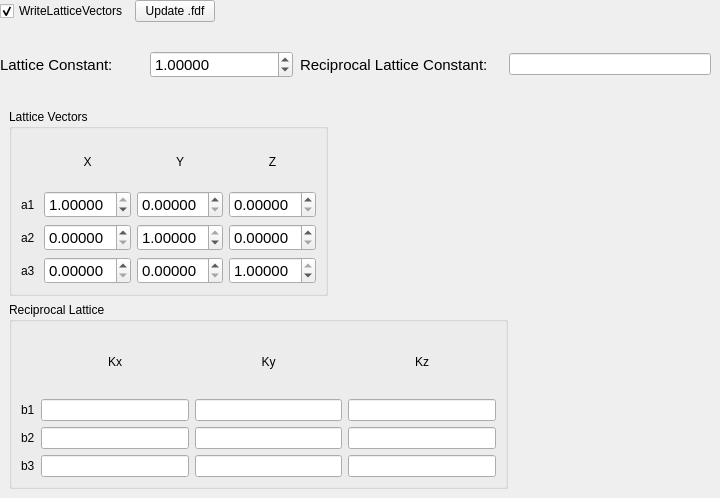
                <widget class="QWidget" name="tab_10">
                 <attribute name="title">
                  <string>Lattice</string>
                 </attribute>
                 <widget class="QGroupBox" name="groupBox_19">
                  <property name="geometry">
                   <rect>
                    <x>9</x>
                    <y>109</y>
                    <width>319</width>
                    <height>187</height>
                   </rect>
                  </property>
                  <property name="title">
                   <string>Lattice Vectors</string>
                  </property>
                  <layout class="QGridLayout" name="gridLayout_45">
                   <item row="0" column="2">
                    <widget class="QLabel" name="label_7">
                     <property name="text">
                      <string>Y</string>
                     </property>
                     <property name="alignment">
                      <set>Qt::AlignCenter</set>
                     </property>
                    </widget>
                   </item>
                   <item row="0" column="1">
                    <widget class="QLabel" name="label_6">
                     <property name="text">
                      <string>X</string>
                     </property>
                     <property name="alignment">
                      <set>Qt::AlignCenter</set>
                     </property>
                    </widget>
                   </item>
                   <item row="0" column="3">
                    <widget class="QLabel" name="label_8">
                     <property name="text">
                      <string>Z</string>
                     </property>
                     <property name="alignment">
                      <set>Qt::AlignCenter</set>
                     </property>
                    </widget>
                   </item>
                   <item row="1" column="0">
                    <widget class="QLabel" name="label_2">
                     <property name="sizePolicy">
                      <sizepolicy hsizetype="Minimum" vsizetype="Preferred">
                       <horstretch>0</horstretch>
                       <verstretch>0</verstretch>
                      </sizepolicy>
                     </property>
                     <property name="maximumSize">
                      <size>
                       <width>17</width>
                       <height>16777215</height>
                      </size>
                     </property>
                     <property name="text">
                      <string>a1</string>
                     </property>
                    </widget>
                   </item>
                   <item row="1" column="1">
                    <widget class="QDoubleSpinBox" name="LatticeVectorA1xSpin">
                     <property name="font">
                      <font>
                       <pointsize>11</pointsize>
                      </font>
                     </property>
                     <property name="decimals">
                      <number>5</number>
                     </property>
                     <property name="maximum">
                      <double>1.000000000000000</double>
                     </property>
                     <property name="singleStep">
                      <double>0.010000000000000</double>
                     </property>
                     <property name="value">
                      <double>1.000000000000000</double>
                     </property>
                    </widget>
                   </item>
                   <item row="1" column="2">
                    <widget class="QDoubleSpinBox" name="LatticeVectorA1ySpin">
                     <property name="font">
                      <font>
                       <pointsize>11</pointsize>
                      </font>
                     </property>
                     <property name="decimals">
                      <number>5</number>
                     </property>
                     <property name="maximum">
                      <double>1.000000000000000</double>
                     </property>
                     <property name="singleStep">
                      <double>0.010000000000000</double>
                     </property>
                    </widget>
                   </item>
                   <item row="1" column="3">
                    <widget class="QDoubleSpinBox" name="LatticeVectorA1zSpin">
                     <property name="font">
                      <font>
                       <pointsize>11</pointsize>
                      </font>
                     </property>
                     <property name="decimals">
                      <number>5</number>
                     </property>
                     <property name="maximum">
                      <double>1.000000000000000</double>
                     </property>
                     <property name="singleStep">
                      <double>0.010000000000000</double>
                     </property>
                    </widget>
                   </item>
                   <item row="2" column="0">
                    <widget class="QLabel" name="label_3">
                     <property name="sizePolicy">
                      <sizepolicy hsizetype="Minimum" vsizetype="Preferred">
                       <horstretch>0</horstretch>
                       <verstretch>0</verstretch>
                      </sizepolicy>
                     </property>
                     <property name="maximumSize">
                      <size>
                       <width>17</width>
                       <height>16777215</height>
                      </size>
                     </property>
                     <property name="text">
                      <string>a2</string>
                     </property>
                    </widget>
                   </item>
                   <item row="2" column="1">
                    <widget class="QDoubleSpinBox" name="LatticeVectorA2xSpin">
                     <property name="font">
                      <font>
                       <pointsize>11</pointsize>
                      </font>
                     </property>
                     <property name="decimals">
                      <number>5</number>
                     </property>
                     <property name="maximum">
                      <double>1.000000000000000</double>
                     </property>
                     <property name="singleStep">
                      <double>0.010000000000000</double>
                     </property>
                    </widget>
                   </item>
                   <item row="2" column="2">
                    <widget class="QDoubleSpinBox" name="LatticeVectorA2ySpin">
                     <property name="font">
                      <font>
                       <pointsize>11</pointsize>
                      </font>
                     </property>
                     <property name="decimals">
                      <number>5</number>
                     </property>
                     <property name="maximum">
                      <double>1.000000000000000</double>
                     </property>
                     <property name="singleStep">
                      <double>0.010000000000000</double>
                     </property>
                     <property name="value">
                      <double>1.000000000000000</double>
                     </property>
                    </widget>
                   </item>
                   <item row="2" column="3">
                    <widget class="QDoubleSpinBox" name="LatticeVectorA2zSpin">
                     <property name="font">
                      <font>
                       <pointsize>11</pointsize>
                      </font>
                     </property>
                     <property name="decimals">
                      <number>5</number>
                     </property>
                     <property name="maximum">
                      <double>1.000000000000000</double>
                     </property>
                     <property name="singleStep">
                      <double>0.010000000000000</double>
                     </property>
                    </widget>
                   </item>
                   <item row="3" column="0">
                    <widget class="QLabel" name="label_4">
                     <property name="sizePolicy">
                      <sizepolicy hsizetype="Minimum" vsizetype="Preferred">
                       <horstretch>0</horstretch>
                       <verstretch>0</verstretch>
                      </sizepolicy>
                     </property>
                     <property name="maximumSize">
                      <size>
                       <width>17</width>
                       <height>16777215</height>
                      </size>
                     </property>
                     <property name="text">
                      <string>a3</string>
                     </property>
                    </widget>
                   </item>
                   <item row="3" column="1">
                    <widget class="QDoubleSpinBox" name="LatticeVectorA3xSpin">
                     <property name="font">
                      <font>
                       <pointsize>11</pointsize>
                      </font>
                     </property>
                     <property name="decimals">
                      <number>5</number>
                     </property>
                     <property name="maximum">
                      <double>1.000000000000000</double>
                     </property>
                     <property name="singleStep">
                      <double>0.010000000000000</double>
                     </property>
                    </widget>
                   </item>
                   <item row="3" column="2">
                    <widget class="QDoubleSpinBox" name="LatticeVectorA3ySpin">
                     <property name="font">
                      <font>
                       <pointsize>11</pointsize>
                      </font>
                     </property>
                     <property name="decimals">
                      <number>5</number>
                     </property>
                     <property name="maximum">
                      <double>1.000000000000000</double>
                     </property>
                     <property name="singleStep">
                      <double>0.010000000000000</double>
                     </property>
                    </widget>
                   </item>
                   <item row="3" column="3">
                    <widget class="QDoubleSpinBox" name="LatticeVectorA3zSpin">
                     <property name="font">
                      <font>
                       <pointsize>11</pointsize>
                      </font>
                     </property>
                     <property name="decimals">
                      <number>5</number>
                     </property>
                     <property name="maximum">
                      <double>1.000000000000000</double>
                     </property>
                     <property name="singleStep">
                      <double>0.010000000000000</double>
                     </property>
                     <property name="value">
                      <double>1.000000000000000</double>
                     </property>
                    </widget>
                   </item>
                  </layout>
                 </widget>
                 <widget class="QGroupBox" name="groupBox_20">
                  <property name="geometry">
                   <rect>
                    <x>9</x>
                    <y>302</y>
                    <width>499</width>
                    <height>187</height>
                   </rect>
                  </property>
                  <property name="title">
                   <string>Reciprocal Lattice</string>
                  </property>
                  <layout class="QGridLayout" name="gridLayout_48">
                   <item row="0" column="1">
                    <widget class="QLabel" name="label_24">
                     <property name="text">
                      <string>Kx</string>
                     </property>
                     <property name="alignment">
                      <set>Qt::AlignCenter</set>
                     </property>
                    </widget>
                   </item>
                   <item row="0" column="2">
                    <widget class="QLabel" name="label_9">
                     <property name="text">
                      <string>Ky</string>
                     </property>
                     <property name="alignment">
                      <set>Qt::AlignCenter</set>
                     </property>
                    </widget>
                   </item>
                   <item row="0" column="3">
                    <widget class="QLabel" name="label_10">
                     <property name="text">
                      <string>Kz</string>
                     </property>
                     <property name="alignment">
                      <set>Qt::AlignCenter</set>
                     </property>
                    </widget>
                   </item>
                   <item row="1" column="0">
                    <widget class="QLabel" name="label_82">
                     <property name="sizePolicy">
                      <sizepolicy hsizetype="Minimum" vsizetype="Preferred">
                       <horstretch>0</horstretch>
                       <verstretch>0</verstretch>
                      </sizepolicy>
                     </property>
                     <property name="maximumSize">
                      <size>
                       <width>17</width>
                       <height>16777215</height>
                      </size>
                     </property>
                     <property name="text">
                      <string>b1</string>
                     </property>
                    </widget>
                   </item>
                   <item row="1" column="1">
                    <widget class="QLineEdit" name="ReciprocalLatticeVectorB1xEdit">
                     <property name="enabled">
                      <bool>true</bool>
                     </property>
                     <property name="readOnly">
                      <bool>true</bool>
                     </property>
                    </widget>
                   </item>
                   <item row="1" column="2">
                    <widget class="QLineEdit" name="ReciprocalLatticeVectorB1yEdit">
                     <property name="readOnly">
                      <bool>true</bool>
                     </property>
                    </widget>
                   </item>
                   <item row="1" column="3">
                    <widget class="QLineEdit" name="ReciprocalLatticeVectorB1zEdit">
                     <property name="readOnly">
                      <bool>true</bool>
                     </property>
                    </widget>
                   </item>
                   <item row="2" column="0">
                    <widget class="QLabel" name="label_83">
                     <property name="sizePolicy">
                      <sizepolicy hsizetype="Minimum" vsizetype="Preferred">
                       <horstretch>0</horstretch>
                       <verstretch>0</verstretch>
                      </sizepolicy>
                     </property>
                     <property name="maximumSize">
                      <size>
                       <width>17</width>
                       <height>16777215</height>
                      </size>
                     </property>
                     <property name="text">
                      <string>b2</string>
                     </property>
                    </widget>
                   </item>
                   <item row="2" column="1">
                    <widget class="QLineEdit" name="ReciprocalLatticeVectorB2xEdit">
                     <property name="readOnly">
                      <bool>true</bool>
                     </property>
                    </widget>
                   </item>
                   <item row="2" column="2">
                    <widget class="QLineEdit" name="ReciprocalLatticeVectorB2yEdit">
                     <property name="readOnly">
                      <bool>true</bool>
                     </property>
                    </widget>
                   </item>
                   <item row="2" column="3">
                    <widget class="QLineEdit" name="ReciprocalLatticeVectorB2zEdit">
                     <property name="readOnly">
                      <bool>true</bool>
                     </property>
                    </widget>
                   </item>
                   <item row="3" column="2">
                    <widget class="QLineEdit" name="ReciprocalLatticeVectorB3yEdit">
                     <property name="readOnly">
                      <bool>true</bool>
                     </property>
                    </widget>
                   </item>
                   <item row="3" column="0">
                    <widget class="QLabel" name="label_45">
                     <property name="sizePolicy">
                      <sizepolicy hsizetype="Minimum" vsizetype="Preferred">
                       <horstretch>0</horstretch>
                       <verstretch>0</verstretch>
                      </sizepolicy>
                     </property>
                     <property name="maximumSize">
                      <size>
                       <width>17</width>
                       <height>16777215</height>
                      </size>
                     </property>
                     <property name="text">
                      <string>b3</string>
                     </property>
                    </widget>
                   </item>
                   <item row="3" column="1">
                    <widget class="QLineEdit" name="ReciprocalLatticeVectorB3xEdit">
                     <property name="readOnly">
                      <bool>true</bool>
                     </property>
                    </widget>
                   </item>
                   <item row="3" column="3">
                    <widget class="QLineEdit" name="ReciprocalLatticeVectorB3zEdit">
                     <property name="readOnly">
                      <bool>true</bool>
                     </property>
                    </widget>
                   </item>
                  </layout>
                  <zorder>ReciprocalLatticeVectorB1xEdit</zorder>
                  <zorder>ReciprocalLatticeVectorB1yEdit</zorder>
                  <zorder>ReciprocalLatticeVectorB1zEdit</zorder>
                  <zorder>ReciprocalLatticeVectorB2xEdit</zorder>
                  <zorder>ReciprocalLatticeVectorB2yEdit</zorder>
                  <zorder>ReciprocalLatticeVectorB2zEdit</zorder>
                  <zorder>ReciprocalLatticeVectorB3xEdit</zorder>
                  <zorder>ReciprocalLatticeVectorB3yEdit</zorder>
                  <zorder>ReciprocalLatticeVectorB3zEdit</zorder>
                  <zorder>label_9</zorder>
                  <zorder>label_10</zorder>
                  <zorder>label_24</zorder>
                  <zorder>label_45</zorder>
                  <zorder>label_82</zorder>
                  <zorder>label_83</zorder>
                 </widget>
                 <widget class="QWidget" name="">
                  <property name="geometry">
                   <rect>
                    <x>0</x>
                    <y>50</y>
                    <width>293</width>
                    <height>29</height>
                   </rect>
                  </property>
                  <layout class="QHBoxLayout" name="horizontalLayout_16">
                   <item>
                    <widget class="QLabel" name="label_75">
                     <property name="sizePolicy">
                      <sizepolicy hsizetype="Preferred" vsizetype="Preferred">
                       <horstretch>1</horstretch>
                       <verstretch>0</verstretch>
                      </sizepolicy>
                     </property>
                     <property name="font">
                      <font>
                       <pointsize>11</pointsize>
                      </font>
                     </property>
                     <property name="text">
                      <string>Lattice Constant:</string>
                     </property>
                     <property name="scaledContents">
                      <bool>true</bool>
                     </property>
                    </widget>
                   </item>
                   <item>
                    <widget class="QDoubleSpinBox" name="LatticeConstantSpin">
                     <property name="sizePolicy">
                      <sizepolicy hsizetype="Expanding" vsizetype="Fixed">
                       <horstretch>1</horstretch>
                       <verstretch>0</verstretch>
                      </sizepolicy>
                     </property>
                     <property name="font">
                      <font>
                       <pointsize>11</pointsize>
                      </font>
                     </property>
                     <property name="decimals">
                      <number>5</number>
                     </property>
                     <property name="maximum">
                      <double>9999.000000000000000</double>
                     </property>
                     <property name="singleStep">
                      <double>0.010000000000000</double>
                     </property>
                     <property name="value">
                      <double>1.000000000000000</double>
                     </property>
                    </widget>
                   </item>
                  </layout>
                 </widget>
                 <widget class="QWidget" name="">
                  <property name="geometry">
                   <rect>
                    <x>300</x>
                    <y>50</y>
                    <width>411</width>
                    <height>29</height>
                   </rect>
                  </property>
                  <layout class="QHBoxLayout" name="horizontalLayout_37">
                   <item>
                    <widget class="QLabel" name="label_84">
                     <property name="sizePolicy">
                      <sizepolicy hsizetype="Preferred" vsizetype="Preferred">
                       <horstretch>1</horstretch>
                       <verstretch>0</verstretch>
                      </sizepolicy>
                     </property>
                     <property name="font">
                      <font>
                       <pointsize>11</pointsize>
                      </font>
                     </property>
                     <property name="text">
                      <string>Reciprocal Lattice Constant:</string>
                     </property>
                     <property name="scaledContents">
                      <bool>true</bool>
                     </property>
                    </widget>
                   </item>
                   <item>
                    <widget class="QLineEdit" name="ReciprocalLatticeConstantEdit">
                     <property name="sizePolicy">
                      <sizepolicy hsizetype="Expanding" vsizetype="Fixed">
                       <horstretch>1</horstretch>
                       <verstretch>0</verstretch>
                      </sizepolicy>
                     </property>
                     <property name="readOnly">
                      <bool>true</bool>
                     </property>
                    </widget>
                   </item>
                  </layout>
                 </widget>
                 <widget class="QWidget" name="">
                  <layout class="QHBoxLayout" name="horizontalLayout_17">
                   <item>
                    <widget class="QCheckBox" name="WriteLatticeVectorsCheck">
                     <property name="layoutDirection">
                      <enum>Qt::LeftToRight</enum>
                     </property>
                     <property name="text">
                      <string>WriteLatticeVectors</string>
                     </property>
                     <property name="checked">
                      <bool>true</bool>
                     </property>
                    </widget>
                   </item>
                   <item>
                    <widget class="QPushButton" name="updateLatticeVectorsToFdfButton">
                     <property name="text">
                      <string>Update .fdf</string>
                     </property>
                    </widget>
                   </item>
                  </layout>
                 </widget>
                </widget>
